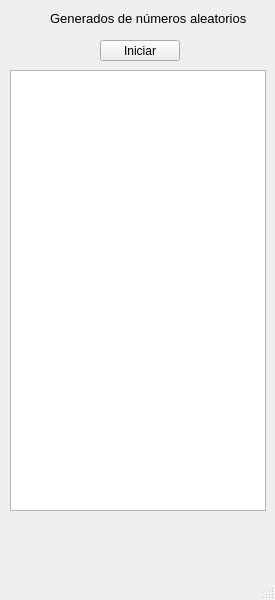
<?xml version="1.0" encoding="UTF-8"?>
<ui version="4.0">
 <class>MainWindow</class>
 <widget class="QMainWindow" name="MainWindow">
  <property name="geometry">
   <rect>
    <x>0</x>
    <y>0</y>
    <width>275</width>
    <height>600</height>
   </rect>
  </property>
  <property name="windowTitle">
   <string>MainWindow</string>
  </property>
  <widget class="QWidget" name="centralwidget">
   <widget class="QPushButton" name="pushButton">
    <property name="geometry">
     <rect>
      <x>100</x>
      <y>40</y>
      <width>80</width>
      <height>21</height>
     </rect>
    </property>
    <property name="text">
     <string>Iniciar</string>
    </property>
   </widget>
   <widget class="QListWidget" name="listWidget">
    <property name="geometry">
     <rect>
      <x>10</x>
      <y>70</y>
      <width>256</width>
      <height>441</height>
     </rect>
    </property>
   </widget>
   <widget class="QLabel" name="label">
    <property name="geometry">
     <rect>
      <x>50</x>
      <y>10</y>
      <width>201</width>
      <height>16</height>
     </rect>
    </property>
    <property name="font">
     <font>
      <pointsize>10</pointsize>
      <weight>50</weight>
      <bold>false</bold>
     </font>
    </property>
    <property name="text">
     <string>Generados de números aleatorios</string>
    </property>
   </widget>
  </widget>
  <widget class="QMenuBar" name="menubar">
   <property name="geometry">
    <rect>
     <x>0</x>
     <y>0</y>
     <width>275</width>
     <height>20</height>
    </rect>
   </property>
  </widget>
  <widget class="QStatusBar" name="statusbar"/>
 </widget>
 <resources/>
 <connections/>
</ui>
